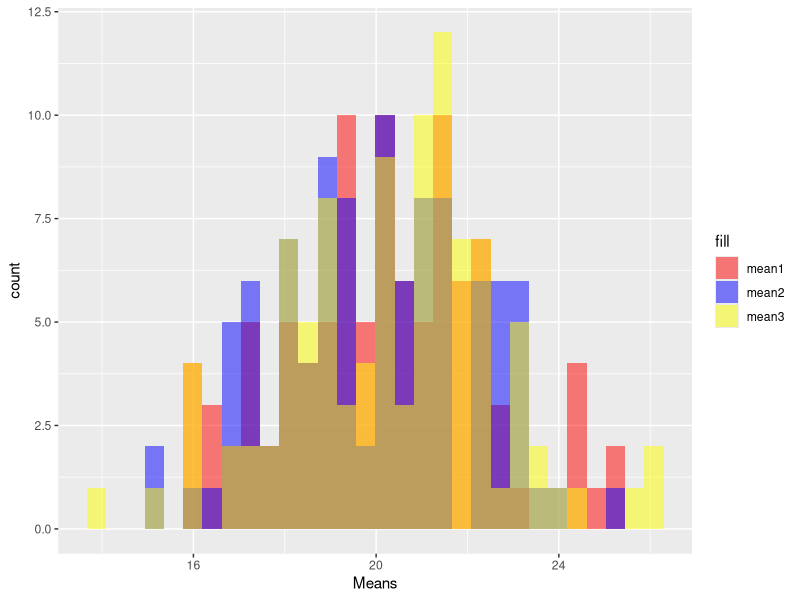
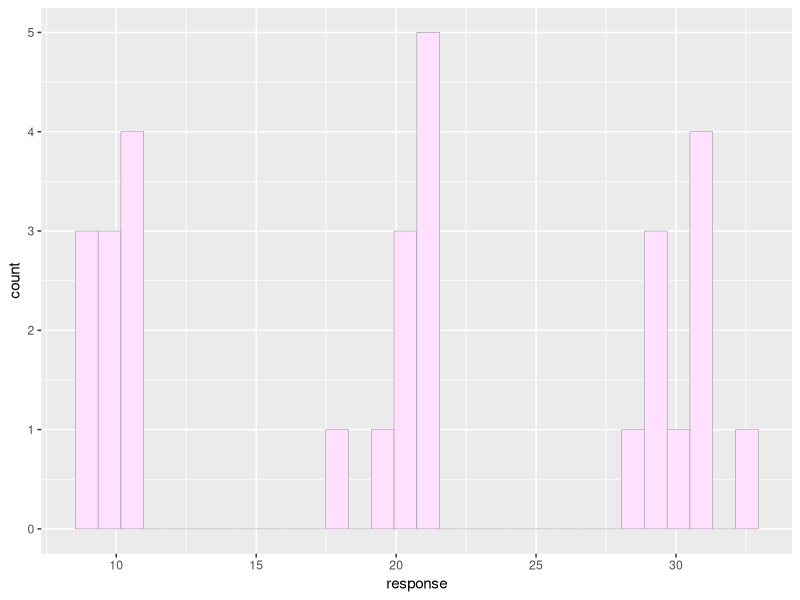

R code for these plots, in order:
## ---- chunk 1
knitr::opts_chunk$set(echo = TRUE)
## ---- chunk 2
find_zeroes <- function(myvect = c(0,0,0)) {
  counter <- 0
  zeroes <- sum(myvect == 0)
  for (i in 1:zeroes) {
    counter <- counter + 1 
  }
  return(counter)
}

find_zeroes()
find_zeroes(c(1,0,4,0,2,0,6,0,0,0,4,25))
## ---- chunk 3
myvect = c(0,0,0)

num_zeroes <- sum(myvect==0)
print(num_zeroes)

## ---- chunk 4
make_matrix <- function(nrow=5, ncol=3) {
  m <- matrix(data=0, ncol = ncol, nrow = nrow)  #not a square matrix
  for (i in 1:nrow(m)) {
    for (j in 1:ncol(m)) {
      m[i,j] <- m[i,j] + i*j
      }  # end of column j loop
    }  # end of row i loop
  return(m)
  print(m)
}

make_matrix()
make_matrix(4,3)
## ---- chunk 5
# Number of samples in each group
n <- 10

# Means for each group
group_means <- c(10, 20, 30)

# Generate data for each group
group1 <- rnorm(n, mean = group_means[1])
group2 <- rnorm(n, mean = group_means[2])
group3 <- rnorm(n, mean = group_means[3])

# Combine data into a single data frame
mydata <- data.frame(
  group = rep(c("Group1", "Group2", "Group3"), each = n),
  response = c(group1, group2, group3)
)
## ---- chunk 6
reshuffle_and_calculate_means <- function(data=mydata) {
  # Reshuffle response variable
  shuffled_response <- sample(data$response)
  data$response <- shuffled_response
  
  # Calculate means for each group
  means <- tapply(data$response, data$group, mean)
  
  return(means)
  print(means)
}

reshuffle_and_calculate_means()
## ---- chunk 7
newdata <- data.frame()
for (i in 1:100) {
  mymeans <- reshuffle_and_calculate_means()
  newdata <- rbind(newdata, data.frame(
    replicate = i,
    mean1 = mymeans[1],
    mean2 = mymeans[2],
    mean3 = mymeans[3]
  ))
}
## ---- chunk 8
library(ggplot2)
ggplot(data = newdata) +
  geom_histogram(aes(x=mean1, fill="mean1"), alpha = 0.5) +
  geom_histogram(aes(x=mean2, fill="mean2"), alpha = 0.5) +
  geom_histogram(aes(x=mean3, fill="mean3"), alpha = 0.5) +
  scale_fill_manual(values = c("mean1" = "red", "mean2" = "blue", "mean3" = "yellow")) +
  labs(x= "Means", y= "count")


ggplot(data = mydata) +
  geom_histogram(aes(x=response), color="grey60",fill="thistle1",size=0.2)
